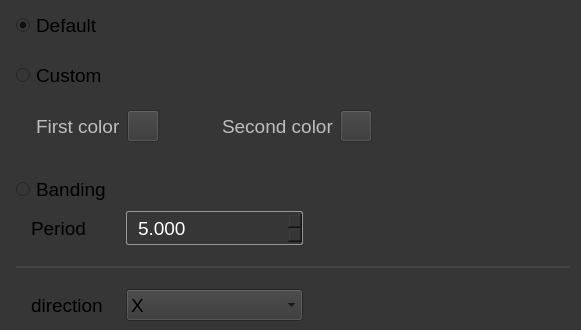
<?xml version="1.0" encoding="UTF-8"?>
<ui version="4.0">
 <class>ColorGradientDialog</class>
 <widget class="QWidget" name="ColorGradientDialog">
  <property name="geometry">
   <rect>
    <x>0</x>
    <y>0</y>
    <width>581</width>
    <height>330</height>
   </rect>
  </property>
  <property name="sizePolicy">
   <sizepolicy hsizetype="Fixed" vsizetype="Fixed">
    <horstretch>0</horstretch>
    <verstretch>0</verstretch>
   </sizepolicy>
  </property>
  <property name="minimumSize">
   <size>
    <width>581</width>
    <height>320</height>
   </size>
  </property>
  <property name="maximumSize">
   <size>
    <width>581</width>
    <height>330</height>
   </size>
  </property>
  <property name="font">
   <font>
    <pointsize>14</pointsize>
   </font>
  </property>
  <property name="windowTitle">
   <string>Gradient color</string>
  </property>
  <property name="styleSheet">
   <string notr="true">background-color: #363636;</string>
  </property>
  <layout class="QVBoxLayout" name="verticalLayout">
   <property name="spacing">
    <number>6</number>
   </property>
   <property name="leftMargin">
    <number>16</number>
   </property>
   <property name="topMargin">
    <number>9</number>
   </property>
   <property name="bottomMargin">
    <number>9</number>
   </property>
   <item>
    <widget class="QRadioButton" name="defaultRampRadioButton">
     <property name="minimumSize">
      <size>
       <width>0</width>
       <height>32</height>
      </size>
     </property>
     <property name="maximumSize">
      <size>
       <width>16777215</width>
       <height>32</height>
      </size>
     </property>
     <property name="font">
      <font>
       <pointsize>14</pointsize>
      </font>
     </property>
     <property name="text">
      <string>Default</string>
     </property>
     <property name="checked">
      <bool>true</bool>
     </property>
    </widget>
   </item>
   <item>
    <spacer name="verticalSpacer_3">
     <property name="orientation">
      <enum>Qt::Vertical</enum>
     </property>
     <property name="sizeType">
      <enum>QSizePolicy::Fixed</enum>
     </property>
     <property name="sizeHint" stdset="0">
      <size>
       <width>20</width>
       <height>12</height>
      </size>
     </property>
    </spacer>
   </item>
   <item>
    <widget class="QRadioButton" name="customRampRadioButton">
     <property name="minimumSize">
      <size>
       <width>0</width>
       <height>32</height>
      </size>
     </property>
     <property name="maximumSize">
      <size>
       <width>16777215</width>
       <height>32</height>
      </size>
     </property>
     <property name="font">
      <font>
       <pointsize>14</pointsize>
      </font>
     </property>
     <property name="text">
      <string>Custom</string>
     </property>
    </widget>
   </item>
   <item>
    <widget class="QFrame" name="customRampFrame">
     <property name="enabled">
      <bool>false</bool>
     </property>
     <layout class="QHBoxLayout" stretch="3,1,2,3,1,7">
      <property name="leftMargin">
       <number>20</number>
      </property>
      <property name="topMargin">
       <number>0</number>
      </property>
      <property name="rightMargin">
       <number>0</number>
      </property>
      <property name="bottomMargin">
       <number>0</number>
      </property>
      <item>
       <widget class="QLabel" name="label">
        <property name="font">
         <font>
          <pointsize>14</pointsize>
         </font>
        </property>
        <property name="text">
         <string>First color</string>
        </property>
       </widget>
      </item>
      <item>
       <widget class="QToolButton" name="firstColorButton">
        <property name="sizePolicy">
         <sizepolicy hsizetype="Fixed" vsizetype="Fixed">
          <horstretch>0</horstretch>
          <verstretch>0</verstretch>
         </sizepolicy>
        </property>
        <property name="minimumSize">
         <size>
          <width>32</width>
          <height>32</height>
         </size>
        </property>
        <property name="maximumSize">
         <size>
          <width>32</width>
          <height>32</height>
         </size>
        </property>
        <property name="text">
         <string notr="true"/>
        </property>
        <property name="iconSize">
         <size>
          <width>32</width>
          <height>32</height>
         </size>
        </property>
       </widget>
      </item>
      <item>
       <spacer name="horizontalSpacer_3">
        <property name="orientation">
         <enum>Qt::Horizontal</enum>
        </property>
        <property name="sizeHint" stdset="0">
         <size>
          <width>40</width>
          <height>20</height>
         </size>
        </property>
       </spacer>
      </item>
      <item>
       <widget class="QLabel" name="label_2">
        <property name="font">
         <font>
          <pointsize>14</pointsize>
         </font>
        </property>
        <property name="text">
         <string>Second color</string>
        </property>
       </widget>
      </item>
      <item>
       <widget class="QToolButton" name="secondColorButton">
        <property name="minimumSize">
         <size>
          <width>32</width>
          <height>32</height>
         </size>
        </property>
        <property name="maximumSize">
         <size>
          <width>32</width>
          <height>32</height>
         </size>
        </property>
        <property name="text">
         <string notr="true"/>
        </property>
        <property name="iconSize">
         <size>
          <width>32</width>
          <height>32</height>
         </size>
        </property>
       </widget>
      </item>
      <item>
       <spacer name="horizontalSpacer_4">
        <property name="orientation">
         <enum>Qt::Horizontal</enum>
        </property>
        <property name="sizeHint" stdset="0">
         <size>
          <width>40</width>
          <height>20</height>
         </size>
        </property>
       </spacer>
      </item>
     </layout>
    </widget>
   </item>
   <item>
    <spacer name="verticalSpacer_4">
     <property name="orientation">
      <enum>Qt::Vertical</enum>
     </property>
     <property name="sizeType">
      <enum>QSizePolicy::Fixed</enum>
     </property>
     <property name="sizeHint" stdset="0">
      <size>
       <width>20</width>
       <height>12</height>
      </size>
     </property>
    </spacer>
   </item>
   <item>
    <widget class="QRadioButton" name="bandingRadioButton">
     <property name="minimumSize">
      <size>
       <width>0</width>
       <height>32</height>
      </size>
     </property>
     <property name="maximumSize">
      <size>
       <width>16777215</width>
       <height>32</height>
      </size>
     </property>
     <property name="font">
      <font>
       <pointsize>14</pointsize>
      </font>
     </property>
     <property name="text">
      <string>Banding</string>
     </property>
    </widget>
   </item>
   <item>
    <layout class="QHBoxLayout" name="horizontalLayout_2" stretch="0,1,2,3">
     <item>
      <spacer name="horizontalSpacer_5">
       <property name="orientation">
        <enum>Qt::Horizontal</enum>
       </property>
       <property name="sizeType">
        <enum>QSizePolicy::Fixed</enum>
       </property>
       <property name="sizeHint" stdset="0">
        <size>
         <width>15</width>
         <height>20</height>
        </size>
       </property>
      </spacer>
     </item>
     <item>
      <widget class="QLabel" name="label_4">
       <property name="minimumSize">
        <size>
         <width>0</width>
         <height>32</height>
        </size>
       </property>
       <property name="maximumSize">
        <size>
         <width>16777215</width>
         <height>32</height>
        </size>
       </property>
       <property name="font">
        <font>
         <pointsize>14</pointsize>
        </font>
       </property>
       <property name="text">
        <string>Period</string>
       </property>
      </widget>
     </item>
     <item>
      <widget class="QDoubleSpinBox" name="bandingFreqSpinBox">
       <property name="minimumSize">
        <size>
         <width>0</width>
         <height>34</height>
        </size>
       </property>
       <property name="maximumSize">
        <size>
         <width>16777215</width>
         <height>34</height>
        </size>
       </property>
       <property name="font">
        <font>
         <pointsize>14</pointsize>
        </font>
       </property>
       <property name="styleSheet">
        <string notr="true">QDoubleSpinBox
{
	color: #ffffff;
	background-color: #363636;
	border:1px solid #989898;
	padding-left:9px;
	border-radius: 2px;
	min-height:32px;
	max-height:32px;
}
QDoubleSpinBox:disabled
{
	color: #999999;
	background-color: #3F3F3F;
}
</string>
       </property>
       <property name="decimals">
        <number>3</number>
       </property>
       <property name="minimum">
        <double>0.000000000000000</double>
       </property>
       <property name="maximum">
        <double>10000000.000000000000000</double>
       </property>
       <property name="value">
        <double>5.000000000000000</double>
       </property>
      </widget>
     </item>
     <item>
      <spacer name="horizontalSpacer">
       <property name="orientation">
        <enum>Qt::Horizontal</enum>
       </property>
       <property name="sizeHint" stdset="0">
        <size>
         <width>40</width>
         <height>20</height>
        </size>
       </property>
      </spacer>
     </item>
    </layout>
   </item>
   <item>
    <spacer name="verticalSpacer_2">
     <property name="orientation">
      <enum>Qt::Vertical</enum>
     </property>
     <property name="sizeType">
      <enum>QSizePolicy::Fixed</enum>
     </property>
     <property name="sizeHint" stdset="0">
      <size>
       <width>20</width>
       <height>15</height>
      </size>
     </property>
    </spacer>
   </item>
   <item>
    <widget class="QLabel" name="label_5">
     <property name="minimumSize">
      <size>
       <width>0</width>
       <height>2</height>
      </size>
     </property>
     <property name="maximumSize">
      <size>
       <width>16777215</width>
       <height>2</height>
      </size>
     </property>
     <property name="styleSheet">
      <string notr="true">background-color:  #444444;</string>
     </property>
     <property name="text">
      <string/>
     </property>
    </widget>
   </item>
   <item>
    <spacer name="verticalSpacer">
     <property name="orientation">
      <enum>Qt::Vertical</enum>
     </property>
     <property name="sizeType">
      <enum>QSizePolicy::Fixed</enum>
     </property>
     <property name="sizeHint" stdset="0">
      <size>
       <width>20</width>
       <height>15</height>
      </size>
     </property>
    </spacer>
   </item>
   <item>
    <layout class="QHBoxLayout" stretch="0,1,2,3">
     <item>
      <spacer name="horizontalSpacer_6">
       <property name="orientation">
        <enum>Qt::Horizontal</enum>
       </property>
       <property name="sizeType">
        <enum>QSizePolicy::Fixed</enum>
       </property>
       <property name="sizeHint" stdset="0">
        <size>
         <width>15</width>
         <height>20</height>
        </size>
       </property>
      </spacer>
     </item>
     <item>
      <widget class="QLabel" name="label_3">
       <property name="minimumSize">
        <size>
         <width>0</width>
         <height>32</height>
        </size>
       </property>
       <property name="maximumSize">
        <size>
         <width>16777215</width>
         <height>32</height>
        </size>
       </property>
       <property name="font">
        <font>
         <pointsize>14</pointsize>
        </font>
       </property>
       <property name="text">
        <string>direction</string>
       </property>
      </widget>
     </item>
     <item>
      <widget class="QComboBox" name="directionComboBox">
       <property name="minimumSize">
        <size>
         <width>0</width>
         <height>32</height>
        </size>
       </property>
       <property name="maximumSize">
        <size>
         <width>16777215</width>
         <height>32</height>
        </size>
       </property>
       <property name="font">
        <font>
         <pointsize>14</pointsize>
        </font>
       </property>
       <property name="currentIndex">
        <number>0</number>
       </property>
       <item>
        <property name="text">
         <string notr="true">X</string>
        </property>
       </item>
       <item>
        <property name="text">
         <string notr="true">Y</string>
        </property>
       </item>
       <item>
        <property name="text">
         <string notr="true">Z</string>
        </property>
       </item>
      </widget>
     </item>
     <item>
      <spacer name="horizontalSpacer_2">
       <property name="orientation">
        <enum>Qt::Horizontal</enum>
       </property>
       <property name="sizeHint" stdset="0">
        <size>
         <width>40</width>
         <height>20</height>
        </size>
       </property>
      </spacer>
     </item>
    </layout>
   </item>
  </layout>
 </widget>
 <resources/>
 <connections>
  <connection>
   <sender>customRampRadioButton</sender>
   <signal>toggled(bool)</signal>
   <receiver>customRampFrame</receiver>
   <slot>setEnabled(bool)</slot>
   <hints>
    <hint type="sourcelabel">
     <x>90</x>
     <y>250</y>
    </hint>
    <hint type="destinationlabel">
     <x>171</x>
     <y>279</y>
    </hint>
   </hints>
  </connection>
 </connections>
</ui>
